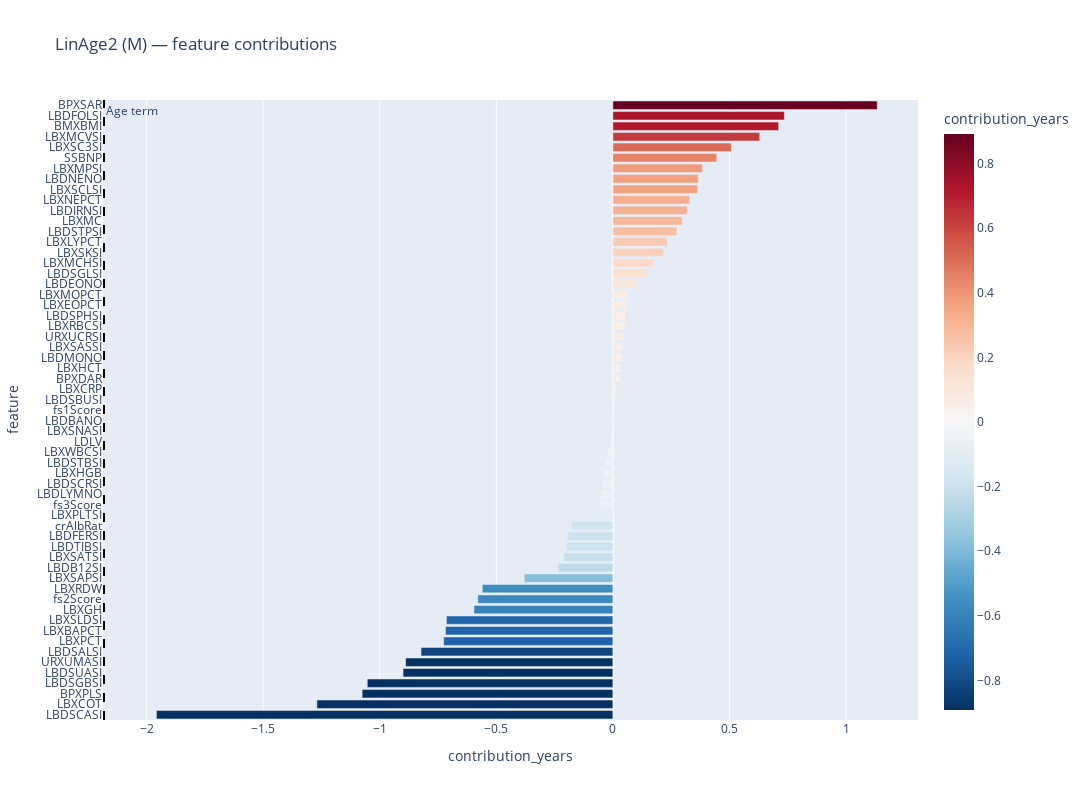

The notebook cell this image was saved under:
### Code cell
# Assume you already have:
#   Z_centered, w_feature_years, feature_names, term_age
#   and nhanes_desc = {...}  # from the dict I gave you

subject_idx=1

fig = plot_feature_contribs_interactive_np(
    Z_centered,
    w_feature_years,
    dataMat_user,
    feature_names,
    subject_idx=subject_idx,
    title="LinAge2 (M) — feature contributions",
    term_age=float(term_age[subject_idx]) if hasattr(term_age, "__getitem__") else term_age,
    descriptions=nhanes_desc
)
fig.show()

### Figure 1 — Plotly figure (JSON) as saved in the notebook; plotly's stock layout.template omitted (floating-point values rounded to 4 significant figures; data arrays with more than 128 entries replaced by an {"elided": "..."} marker saying what was removed)
{"data": [{"customdata": {"elided": "59x4 mixed values"}, "hovertemplate": "<b>%{y}</b><br>%{customdata[0]}<br>user input: %{customdata[1]}<br>z (centered): %{customdata[2]:.3f}<br>weight (yrs/SD): %{customdata[3]:.3f}<br>contrib (yrs): %{x:.3f}<extra></extra>", "legendgroup": "", "marker": {"color": [-1.958, -1.27, -1.075, -1.053, -0.8998, -0.889, -0.8228, -0.7257, -0.7179, -0.7137, -0.5957, -0.5788, -0.56, -0.38, -0.2358, -0.2098, -0.1994, -0.194, -0.1786, -0.09652, -0.05572, -0.05072, -0.04488, -0.03957, -0.02865, -0.02142, -0.009361, -0.005513, -0.001593, 0.0007409, 0.009712, 0.01597, 0.03083, 0.03331, 0.03989, 0.04128, 0.05116, 0.0531, 0.05492, 0.05973, 0.06479, 0.1022, 0.1448, 0.1757, 0.2145, 0.2337, 0.2752, 0.297, 0.3184, 0.3294, 0.3633, 0.3664, 0.3842, 0.4458, 0.5085, 0.6297, 0.7109, 0.7355, 1.134], "coloraxis": "coloraxis", "pattern": {"shape": ""}}, "name": "", "orientation": "h", "showlegend": false, "textposition": "auto", "type": "bar", "x": [-1.958, -1.27, -1.075, -1.053, -0.8998, -0.889, -0.8228, -0.7257, -0.7179, -0.7137, -0.5957, -0.5788, -0.56, -0.38, -0.2358, -0.2098, -0.1994, -0.194, -0.1786, -0.09652, -0.05572, -0.05072, -0.04488, -0.03957, -0.02865, -0.02142, -0.009361, -0.005513, -0.001593, 0.0007409, 0.009712, 0.01597, 0.03083, 0.03331, 0.03989, 0.04128, 0.05116, 0.0531, 0.05492, 0.05973, 0.06479, 0.1022, 0.1448, 0.1757, 0.2145, 0.2337, 0.2752, 0.297, 0.3184, 0.3294, 0.3633, 0.3664, 0.3842, 0.4458, 0.5085, 0.6297, 0.7109, 0.7355, 1.134], "xaxis": "x", "y": ["LBDSCASI", "LBXCOT", "BPXPLS", "LBDSGBSI", "LBDSUASI", "URXUMASI", "LBDSALSI", "LBXPCT", "LBXBAPCT", "LBXSLDSI", "LBXGH", "fs2Score", "LBXRDW", "LBXSAPSI", "LBDB12SI", "LBXSATSI", "LBDTIBSI", "LBDFERSI", "crAlbRat", "LBXPLTSI", "fs3Score", "LBDLYMNO", "LBDSCRSI", "LBXHGB", "LBDSTBSI", "LBXWBCSI", "LDLV", "LBXSNASI", "LBDBANO", "fs1Score", "LBDSBUSI", "LBXCRP", "BPXDAR", "LBXHCT", "LBDMONO", "LBXSASSI", "URXUCRSI", "LBXRBCSI", "LBDSPHSI", "LBXEOPCT", "LBXMOPCT", "LBDEONO", "LBDSGLSI", "LBXMCHSI", "LBXSKSI", "LBXLYPCT", "LBDSTPSI", "LBXMC", "LBDIRNSI", "LBXNEPCT", "LBXSCLSI", "LBDNENO", "LBXMPSI", "SSBNP", "LBXSC3SI", "LBXMCVSI", "BMXBMI", "LBDFOLSI", "BPXSAR"], "yaxis": "y"}], "layout": {"annotations": [{"showarrow": false, "text": "Age term", "x": -2.183, "xanchor": "left", "xref": "x", "y": 1, "yanchor": "top", "yref": "y domain"}], "barmode": "relative", "coloraxis": {"cmax": 0.8912, "cmid": 0, "cmin": -0.8912, "colorbar": {"title": {"text": "contribution_years"}}, "colorscale": [[0, "rgb(5,48,97)"], [0.1, "rgb(33,102,172)"], [0.2, "rgb(67,147,195)"], [0.3, "rgb(146,197,222)"], [0.4, "rgb(209,229,240)"], [0.5, "rgb(247,247,247)"], [0.6, "rgb(253,219,199)"], [0.7, "rgb(244,165,130)"], [0.8, "rgb(214,96,77)"], [0.9, "rgb(178,24,43)"], [1, "rgb(103,0,31)"]]}, "height": 800, "legend": {"tracegroupgap": 0}, "shapes": [{"line": {"color": "black", "dash": "dash"}, "type": "line", "x0": -2.183, "x1": -2.183, "xref": "x", "y0": 0, "y1": 1, "yref": "y domain"}], "title": {"text": "LinAge2 (M) — feature contributions"}, "width": 1600, "xaxis": {"anchor": "y", "domain": [0, 1], "title": {"text": "contribution_years"}}, "yaxis": {"anchor": "x", "domain": [0, 1], "dtick": 1, "title": {"text": "feature"}}}}
